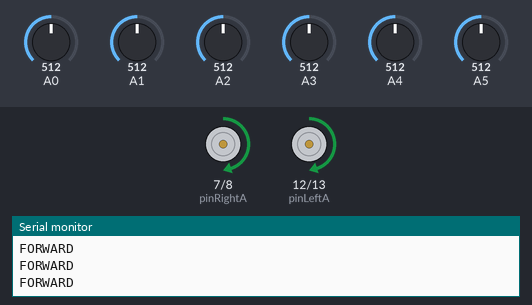
A sketch run on a simulated Arduino Uno, built with avr-gcc and run on an emulated ATmega328P. Parts: motor-driver pin pairs drawn as motors (green arrow = first pin HIGH = forward, orange = second pin HIGH = backward, longer = more drive, scaled by the enable pin), the last lines printed to the serial monitor. The test bench sets the inputs (shaded band); at power-on: A1 = 512, A5 = 512, A4 = 512, A0 = 512, A2 = 512, A3 = 512.

Above: at 1.2 s.
1.3 s: A1 set to 464
4.3 s: A1 set to 434
At 4.8 s:
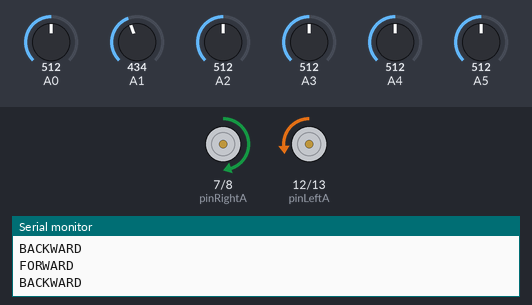
7.3 s: A5 set to 459
At 10.0 s:
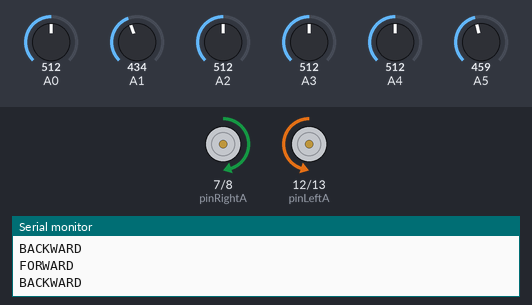
10.3 s: A5 set to 437
At 10.45 s:
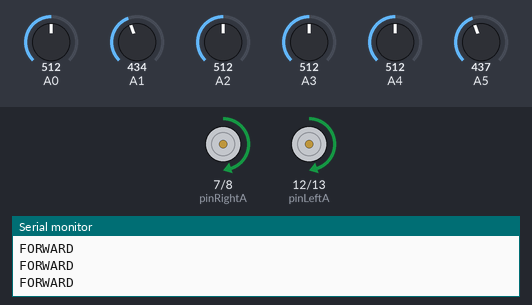
13.3 s: A4 set to 458
16.3 s: A4 set to 432
At 17.7 s:
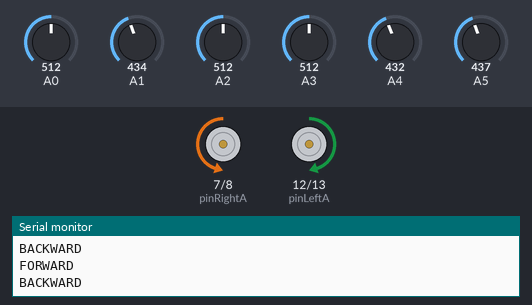
Timing chart, 0 to 19.3 s (numbered marks = the images above; inputs shaded):
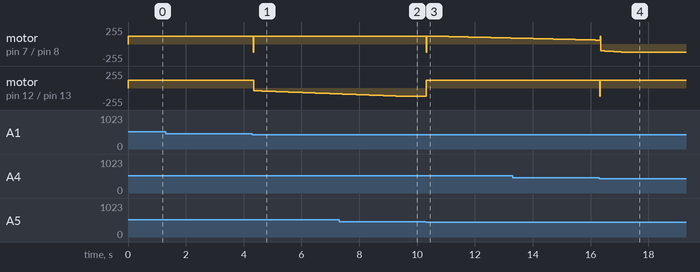

Measured:
- the behaviour switches between 451 and 450 on A1 (found by bisection; images 0 and 1)
- the behaviour switches between 451 and 450 on A5 (found by bisection; images 2 and 3)
- the behaviour switches between 451 and 450 on A4 (found by bisection; images 3 and 4)
- after the input at 4.3 s, motor on pin 7 (pinRightA) / pin 8 (pinRightB): forward 120/255 → backward 120/255 at once, → forward 120/255 0.02 s later; motor on pin 12 (pinLeftA) / pin 13 (pinLeftB): moves from forward 120/255 to backward 88/255 over 2.9 s, starting at once
- after the input at 10.3 s, motor on pin 12 (pinLeftA) / pin 13 (pinLeftB): backward 120/255 → forward 120/255 at once
- after the input at 16.3 s, motor on pin 12 (pinLeftA) / pin 13 (pinLeftB): forward 120/255 → backward 120/255 at once, → forward 120/255 0.02 s later

The sketch:

PID_Controller.ino
```cpp
//Sensor Values
int sensorData;

int sensorExtraLeft = A0;
int sensorLeft = A1;
int sensorMidLeft = A2;
int sensorMidRight = A3;
int sensorRight = A4;
int sensorExtraRight = A5;

int extraLeftValue = B0;
int leftValue = B0;
int midLeftValue = B0;
int midRightValue = B0;
int rightValue = B0;
int extraRightValue = B0;

int extraLeftDistance = 8; // 7
int leftDistance = 5;
int midLeftDistance = 1;
int midRightDistance = -1;
int rightDistance = -5;
int extraRightDistance = -8;

int blackWhiteSwitch = 450; // 300, 450

float timeStep = 0.001; // 0.005 Seconds

float sumError = 0;

float cycleCount = 0;

float errorTerm = 0;

float prevError = 0;

float controlVar = 0;

int maxSpeed = 120;

float K_p = 200; // 180, 198, 158
float K_i = 400; // 15, 396, 317
float K_d = 70; // 30, 66, 52

//Motor values
int pinLeftA = 12;
int pinLeftB = 13;
int pinLeftPWM = 11;
int pinRightA = 7;
int pinRightB = 8;
int pinRightPWM = 6;
#define FORWARD 1
#define BACKWARD 2
#define STILL 3
#define LEFT 4
#define RIGHT 5
int torqueValue = 200;


//Sensor white/black function
int sensorRead(int sensorPin){
  sensorData = analogRead(sensorPin);
  if(sensorData <= blackWhiteSwitch){
    return B1;
  }
  else{
    return B0;
  }
}


//Wheel rotation function
void controlWheel(int side, int dirc, int spd) {
  // Select wheel
  int pinA, pinB, pinPWM;
  if (side == RIGHT) {
    pinA = pinRightA;
    pinB = pinRightB;
    pinPWM = pinRightPWM;
  } else if (side == LEFT) {
    pinA = pinLeftA;
    pinB = pinLeftB;
    pinPWM = pinLeftPWM;
  } else {
    return;
  }

  // Give commands to selected wheel
  analogWrite(pinPWM, spd);
  switch (dirc) {
    case FORWARD:
      digitalWrite(pinA, HIGH);
      digitalWrite(pinB, LOW);
      break;
    case BACKWARD:
      digitalWrite(pinA, LOW);
      digitalWrite(pinB, HIGH);
      break;
    case STILL:
      digitalWrite(pinA, LOW);
      digitalWrite(pinB, LOW);
      break;
    default:
     // NOTHING!
     break;
  }
}

float error(void) {
  extraLeftValue = sensorRead(sensorExtraLeft);
  leftValue = sensorRead(sensorLeft);
  midLeftValue = sensorRead(sensorMidLeft);
  midRightValue = sensorRead(sensorMidRight);
  rightValue = sensorRead(sensorRight);
  extraRightValue = sensorRead(sensorExtraRight);

  float procesVar = 0.16*(extraLeftDistance*extraLeftValue + leftDistance*leftValue + midLeftDistance*midLeftValue + midRightDistance*midRightValue + rightDistance*rightValue + extraRightDistance*extraRightValue);

  float setPoint = 0;

  return setPoint - procesVar;
}

float diffError(float error, float prevError) {
  return (error-prevError)/(timeStep);
}

float integrateError(float error) {
  sumError = sumError + error*timeStep;
  return sumError;
}

int speedLimiter(int spd) {
  if (spd < 0) {
    return 0;
  } else if (spd > maxSpeed) {
    return maxSpeed;
  } else {
    return spd;
  }
}

void setup() {
  // put your setup code here, to run once:
  pinMode(pinLeftA, OUTPUT);
  pinMode(pinLeftB, OUTPUT);
  pinMode(pinLeftPWM, OUTPUT);
  pinMode(pinRightA, OUTPUT);
  pinMode(pinRightB, OUTPUT);
  pinMode(pinRightPWM, OUTPUT);
  Serial.begin(9600);

}

void wheel(int side, int spd) {
  int truSpd = 0;
  if (spd < 0) {
    truSpd = -spd;
    if (truSpd > maxSpeed) {
      truSpd = maxSpeed;
    }
    Serial.println("BACKWARD");
    controlWheel(side,BACKWARD,truSpd);
  } else {
    truSpd = spd;
    if (truSpd > maxSpeed) {
      truSpd = maxSpeed;
    }
    Serial.println("FORWARD");
    controlWheel(side,FORWARD,truSpd);
  }
}

void loop() {
  errorTerm = error();
  cycleCount = cycleCount + 1;

  controlVar = K_p*errorTerm + K_i*integrateError(errorTerm) + K_d*diffError(errorTerm,prevError);

  wheel(LEFT,maxSpeed+controlVar);
  wheel(RIGHT,maxSpeed-controlVar);

  prevError = errorTerm;
  delay(timeStep*1000);
}
```
